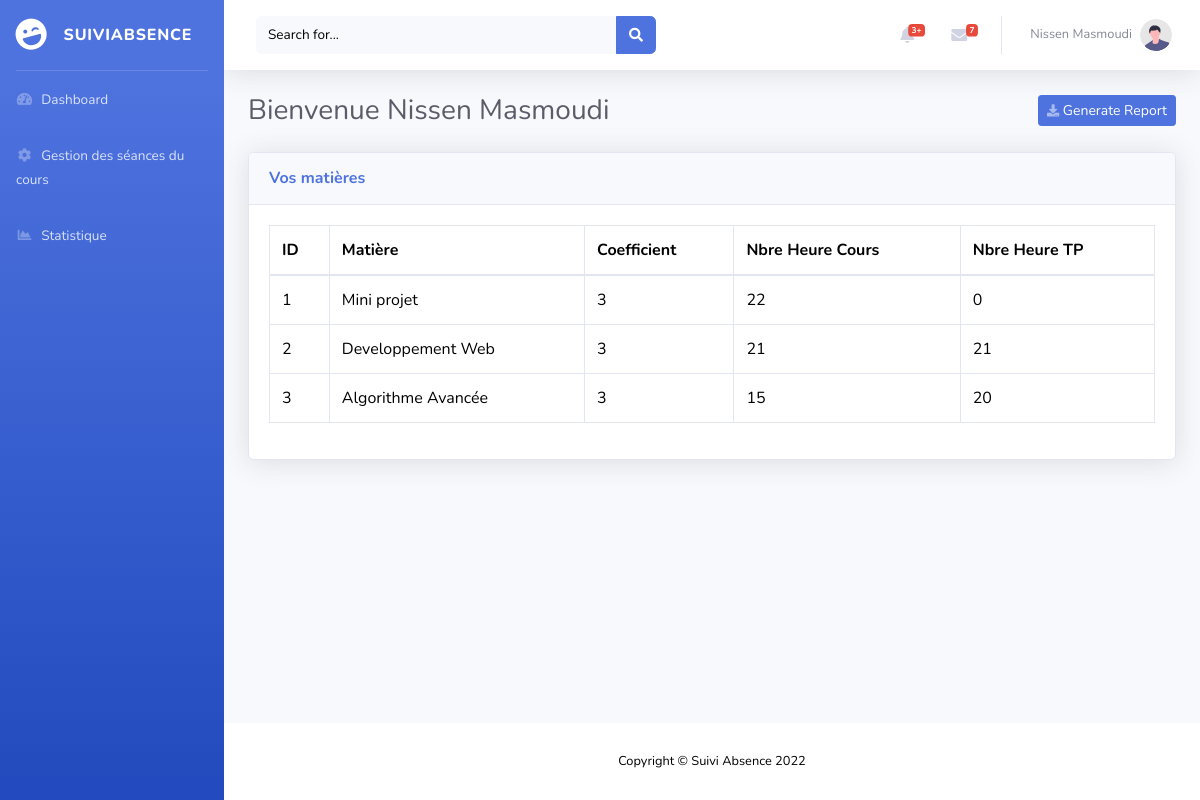
The page /teacher/index.php (signed in) on the database its author committed.
### tables this page shows
CREATE TABLE `subject_affected` (
  `idSA` int(11) NOT NULL,
  `idEns` int(11) NOT NULL,
  `idMat` int(11) NOT NULL
);

CREATE TABLE `matieres` (
  `id_mat` int(11) NOT NULL,
  `nom_mat` varchar(100) NOT NULL,
  `coefMat` varchar(10) NOT NULL,
  `NbreHeureCours` varchar(10) NOT NULL,
  `NbreHeureTP` varchar(10) NOT NULL
);

### teacher/index.php (the view, shortened to what this page needs)
<?php
include('includes/header.php');
include('includes/navbar.php');
include('config/dbconn.php');
$id=$_SESSION['auth_user']['codeuser'];
$query="SELECT subject_affected.*, matieres.* from subject_affected
LEFT JOIN matieres ON subject_affected.idMat = matieres.id_mat WHERE subject_affected.idEns='".$id."'";
$res=mysqli_query($con, $query);
?>
 <div class="container-fluid">
    <div class="d-sm-flex align-items-center justify-content-between mb-4">
        <h1 class="h3 mb-0 text-gray-800">Bienvenue <?php echo $_SESSION['auth_user']['user_prenomnom']; ?></span>
</h1>
        <a href="#" class="d-none d-sm-inline-block btn btn-sm btn-primary shadowsm"><i
        class="fas fa-download fa-sm text-white-50"></i> Generate Report</a>
    </div>
        <div class="card shadow mb-4">
                            <div class="card-header py-3">
                                <h6 class="m-0 font-weight-bold text-primary">Vos matières</h6>
                            </div>
                            <div class="card-body">
                            <div class="table-responsive">
                                <table class="table table-bordered" width="100%" cellspacing="0">
                                    <thead>
                                        <tr>
                                            <th>ID</th>
                                            <th>Matière</th>
                                            <th>Coefficient</th>
                                            <th>Nbre Heure Cours</th>
                                            <th>Nbre Heure TP</th>
                                        </tr>
                                    </thead>
                                    <tbody>
                                        <?php $i = 0;
                                        foreach($res as $data){
                                            $i++; ?>
                                        <tr>
                                            <td><?php echo $i; ?></td>
                                            <td><?php echo $data['nom_mat']; ?></td>
                                            <td><?php echo $data['coefMat']; ?></td>
                                            <td><?php echo $data['NbreHeureCours']; ?></td>
                                            <td><?php echo $data['NbreHeureTP']; ?></td>
                                        </tr>
                                        <?php } ?>
                                    </tbody>
                                </table>
                            </div>
                            </div>
                        </div>
</div>
<?php
include('includes/footer.php');
include('includes/scripts.php');
?>

### rows shown on the page
subject_affected: matieres.nom_mat "Mini projet", matieres.coefMat "3", matieres.NbreHeureCours "22", matieres.NbreHeureTP "0"
subject_affected: matieres.nom_mat "Developpement Web", matieres.coefMat "3", matieres.NbreHeureCours "21", matieres.NbreHeureTP "21"
subject_affected: matieres.nom_mat "Algorithme Avancée", matieres.coefMat "3", matieres.NbreHeureCours "15", matieres.NbreHeureTP "20"

### other values the page prints
$_SESSION['auth_user']['user_prenomnom'] "Nissen Masmoudi"
